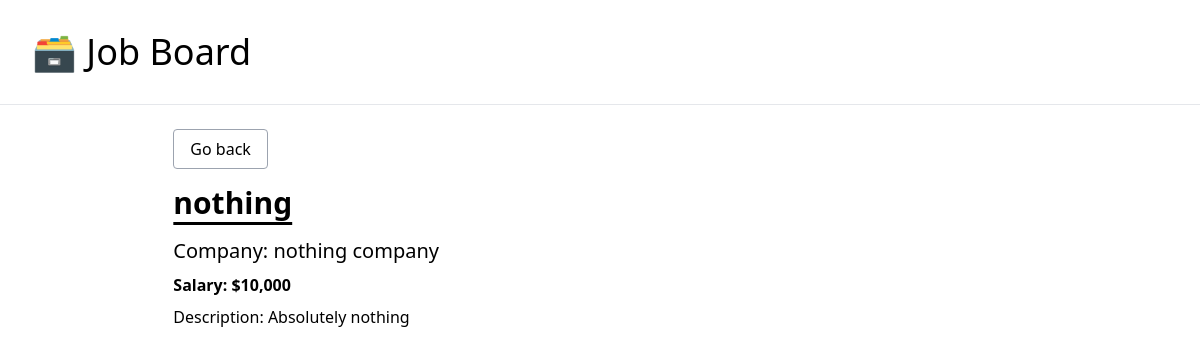
/job/3/, run on an earlier commit of the app's database.
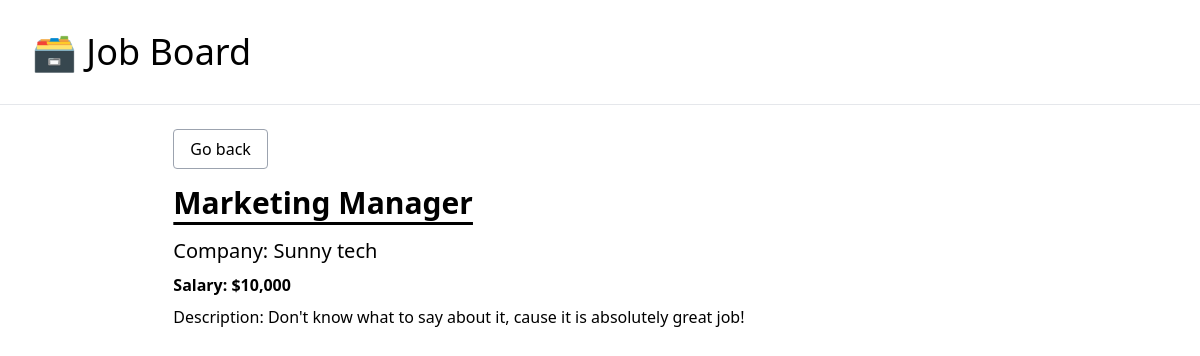
And on a later commit of the database.
### job_board/models.py (models this page shows, shortened)
class JobPosting(models.Model):
    title = models.CharField(max_length=100)
    description = models.TextField()
    company = models.CharField(max_length=100)
    salary = models.IntegerField()
    is_active = models.BooleanField(default=False)

### job_board/views.py (the view)
# urls.py: path("job/<int:pk>/", job_detail, name="job-detail"),
def job_detail(request, pk):
    job = get_object_or_404(JobPosting, pk=pk, is_active=True)
    context = {
        "job_postings": job
    }
    return render(request, "job_board/detail.html", context)

### job_board/templates/job_board/detail.html
{% extends 'job_board/_base.html' %}
{% load humanize %}
{% block content %}
<div class="w-10/12 mx-auto">
    <p class="pb-6"><a href="{% url 'home' %}" class="border border-gray-400 rounded px-4 py-2 hover:bg-gray-200">Go back</a></p>
    <h1 class="text-3xl font-semibold pb-4 underline underline-offset-8">{{job_postings.title}}</h1>
    <p class="pb-2 text-xl">Company: {{job_postings.company}}</p>
    <p class="pb-2 font-semibold">Salary: ${{job_postings.salary|intcomma}}</p>
    <p>Description: {{job_postings.description}}</p>
</div>
{% endblock content %}

### job_board/templates/job_board/_base.html (shortened to what this page needs)
<!DOCTYPE html>
<html lang="en">
<head>
    <script src="https://cdn.tailwindcss.com"></script>
</head>
    <body>
        <div class="mb-8">
            <h1 class="text-4xl py-8 pl-8">
            <a href="{% url 'home' %}">
                    🗃️ Job Board
                </a>
            </h1>
            <hr>
        </div>
        <div class="container mx-auto mb-8">
            {% block content%}
            {% endblock content %}
        </div>
    </body>
</html>

What changed in the data, as far as the page shows it:
changed JobPosting: title "nothing" → "Marketing Manager"; company "nothing company" → "Sunny tech"; description "Absolutely nothing" → "Don't know what to say about it, cause it is absolutely great job!"
